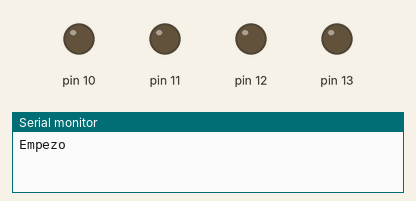
Simulated run of this sketch. Board: Arduino Uno, built with avr-gcc and run on an emulated ATmega328P. On the bench: output pins drawn as LEDs (lit = HIGH), the last lines printed to the serial monitor.

Above: at 0.2 s.
At 3.2 s:
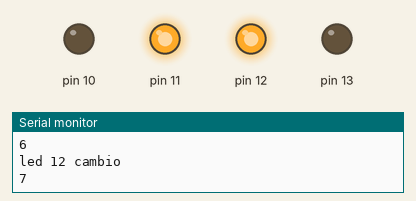
At 6.2 s:
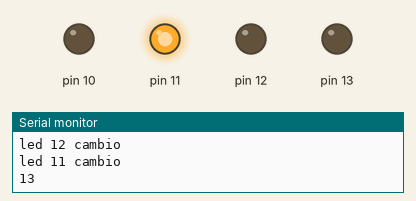
At 12.7 s:
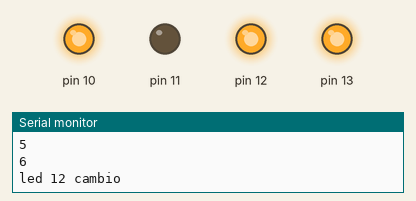
At 18.7 s:
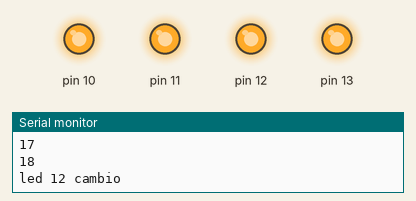
At 25.2 s:
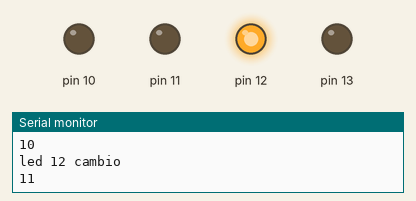
Timing chart, 0 to 26.0 s (numbered marks = the images above):
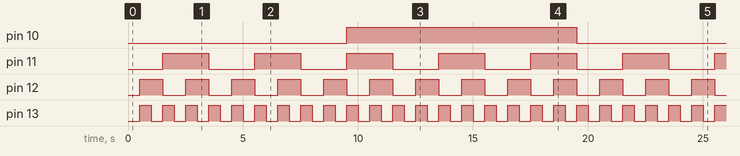

The sketch:

blinker.ino
```cpp
#include <TimerOne.h>

// the setup function runs once when you press reset or power the board

int cont = 1;

void setup() {
  // initialize digital pin 13 as an output.
  pinMode(13, OUTPUT);
  pinMode(12, OUTPUT);
  pinMode(11, OUTPUT);
  pinMode(10, OUTPUT);
  Serial.begin(9600);
  Serial.println("Empezo");
  Timer1.initialize(500000); // set a timer of length 100000 microseconds (or 0.1 sec - or 10Hz => the led will blink 5 times, 5 cycles of on-and-off, per second)
  Timer1.attachInterrupt( timerIsr ); // attach the service routine here
}

// the loop function runs over and over again forever
void loop() {


}
void timerIsr()
{
    // Toggle LED
    digitalWrite( 13, digitalRead( 13 ) ^ 1 );
    cont = ((cont + 1) % 20);
    Serial.println(cont);
    if(cont == 0){
      digitalWrite( 10, digitalRead( 10 ) ^ 1 );
      Serial.println("led 10 cambio");
    }

    if (cont % 2 == 0){
     digitalWrite( 12, digitalRead( 12 ) ^ 1 );
      Serial.println("led 12 cambio");
    }

    if (cont % 4 == 0){
      Serial.println("led 11 cambio");
     digitalWrite( 11, digitalRead( 11 ) ^ 1 );
    }


}
```

Measured:
- by itself, pin 10: alternates HIGH for 10.0 s and LOW for 10.0 s
- by itself, pin 11: alternates HIGH for 2.0 s and LOW for 2.0 s
- by itself, pin 12: alternates HIGH for 1.0 s and LOW for 1.0 s
- by itself, pin 13: alternates HIGH for 0.50 s and LOW for 0.50 s
